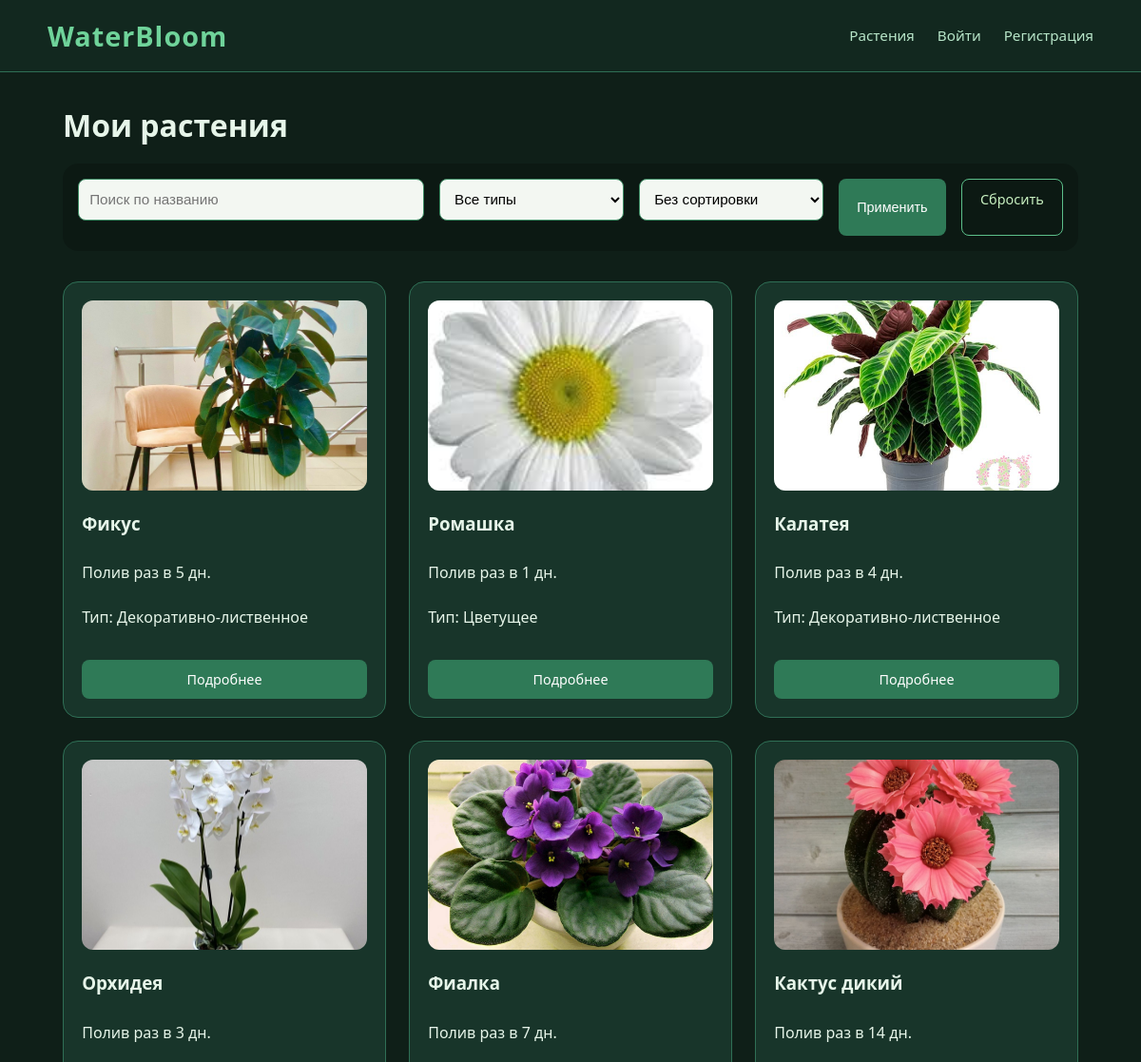
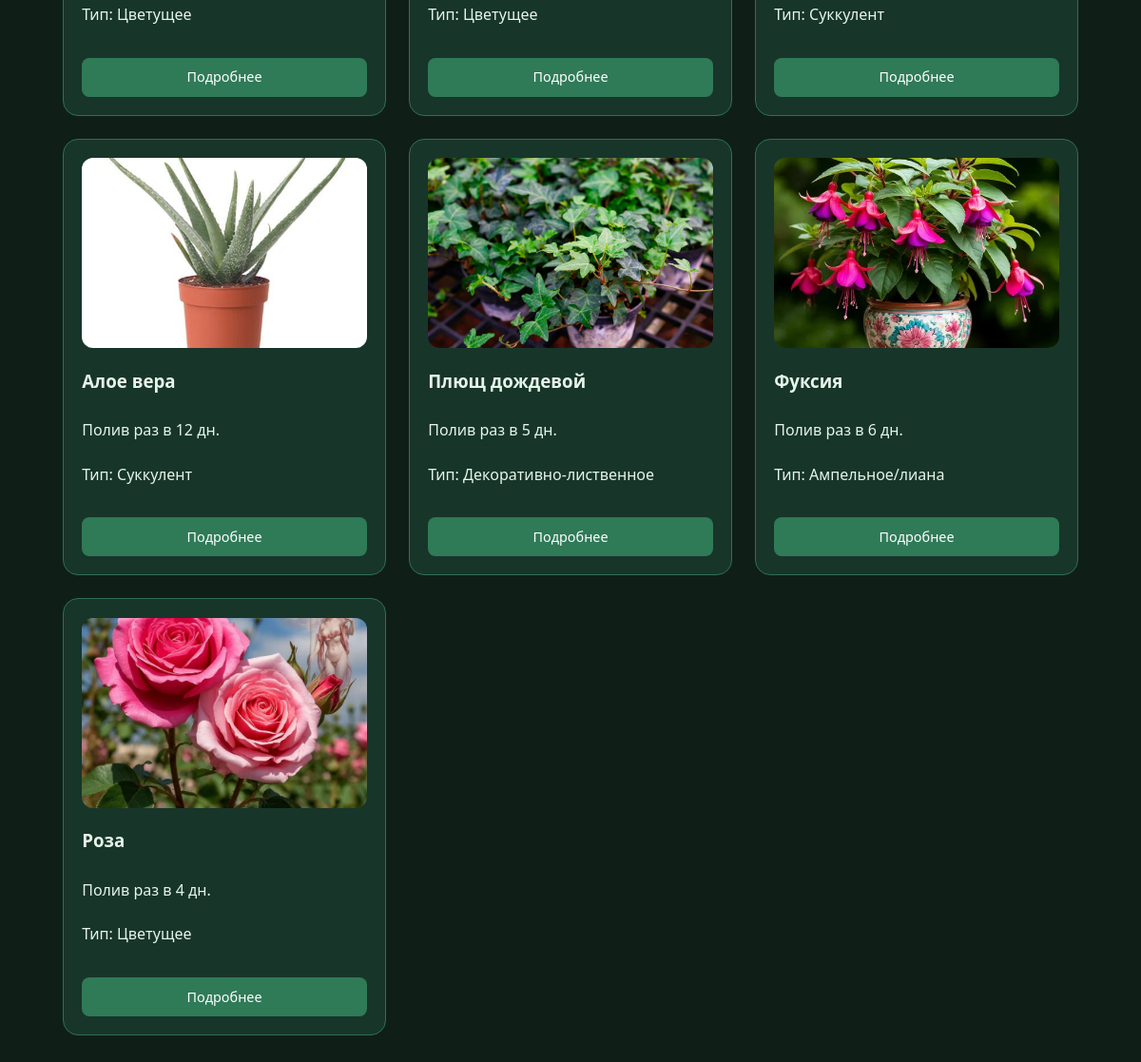
The page /plants/ on the database its author committed (2 pictures, top to bottom).
### plants/models.py (models this page shows, shortened)
class Plant(models.Model):
    name = models.CharField(max_length=100, verbose_name="Название растения")
    watering_frequency = models.IntegerField(verbose_name="Частота полива (дней)")
    last_watered = models.DateField(null=True, blank=True, verbose_name="Дата последнего полива")
    plant_type = models.CharField(
        max_length=20,
        choices=PlantType.choices,
        default=PlantType.LEAFY,
        verbose_name="Тип растения"
    )
    image = models.ImageField(upload_to='plants/', null=True, blank=True, verbose_name="Фото растения")

### plants/views.py (the view)
# urls.py: path('plants/', views.plant_list, name='plant_list'),
def plant_list(request):
    plants = Plant.objects.all()
    search = request.GET.get('search')
    if search:
        plants = plants.filter(name__icontains=search)
    plant_type = request.GET.get('type')
    if plant_type:
        plants = plants.filter(plant_type=plant_type)
    sort = request.GET.get('sort')
    if sort == 'name':
        plants = plants.order_by('name')
    elif sort == 'watering':
        plants = plants.order_by('watering_frequency')
    favorites = []
    notifications = []
    if request.user.is_authenticated:
        favorites = Favorite.objects.filter(user=request.user).values_list('plant_id', flat=True)
        notifications = get_notifications_for_user(request.user)
    return render(request, 'plants/plant_list.html', {
        'plants': plants,
        'favorites': favorites,
        'notifications': notifications
    })

### plants/templates/plants/plant_list.html (shortened to what this page needs)
{% extends 'base.html' %}
{% block content %}
<h1 style="margin-bottom: 1rem;">Мои растения</h1>
<div style="background: rgba(0,0,0,0.2); padding: 1rem; border-radius: 16px; margin-bottom: 2rem;">
    <form method="get" style="display: flex; gap: 1rem; flex-wrap: wrap;">
        <input type="text" name="search" placeholder="Поиск по названию" value="{{ request.GET.search }}" style="flex: 2;">
        <select name="type" style="flex: 1;">
            <option value="">Все типы</option>
        </select>
        <select name="sort" style="flex: 1;">
            <option value="">Без сортировки</option>
        </select>
        <button type="submit" class="btn">Применить</button>
        <a href="{% url 'plant_list' %}" class="btn btn-outline">Сбросить</a>
    </form>
</div>
<div class="plants-grid">
    {% for plant in plants %}
    <div class="plant-card">
        <div style="width: 100%; height: 200px; overflow: hidden; border-radius: 12px; margin-bottom: 0.5rem; background: #2a4a3a;">
            {% if plant.image %}
                <img src="{{ plant.image.url }}" alt="{{ plant.name }}" style="width: 100%; height: 100%; object-fit: cover;">
            {% else %}
                <div style="width: 100%; height: 100%; display: flex; align-items: center; justify-content: center;">Нет фото</div>
            {% endif %}
        </div>
        <h3 style="margin: 0 0 0.5rem 0;">{{ plant.name }}</h3>
        <p style="margin: 0.3rem 0;">Полив раз в {{ plant.watering_frequency }} дн.</p>
        <p style="margin: 0.3rem 0;">Тип: {{ plant.get_plant_type_display }}</p>
        <div style="display: flex; gap: 0.5rem; margin-top: auto; padding-top: 1rem;">
            <a href="{% url 'plant_detail' plant.id %}" class="btn" style="flex: 2;">Подробнее</a>
        </div>
    </div>
    {% empty %}
    <div style="grid-column: 1/-1; text-align: center; padding: 3rem;">
        <p>Растения не найдены</p>
        <a href="{% url 'plant_add' %}" class="btn">Добавить первое растение</a>
    </div>
    {% endfor %}
</div>
{% endblock %}

### static/css/style.css (style rules this page uses)
* { margin: 0; padding: 0; box-sizing: border-box; }
body { background: #0f1f18; font-family: 'Segoe UI', 'Montserrat', system-ui, sans-serif; min-height: 100vh; color: #e6f5e9; line-height: 1.5; }
.plants-grid { display: grid; grid-template-columns: repeat(auto-fill, minmax(280px, 1fr)); gap: 1.5rem; }
.plant-card { background: #18352a; border: 1px solid #2f6f55; border-radius: 16px; padding: 1.2rem; display: flex; flex-direction: column; gap: 0.8rem; }
.btn { display: inline-block; background: #2f7a57; color: white; padding: 0.6rem 1.2rem; border-radius: 8px; border: none; cursor: pointer; font-size: 0.9rem; text-decoration: none; transition: background 0.2s; text-align: center; }
.btn-outline { background: transparent; border: 1px solid #5cbf8a; color: #c8f0c0; }
input, select, textarea { width: 100%; padding: 0.7rem; margin-bottom: 1rem; border: 1px solid #3f8e66; border-radius: 8px; background: #f3f7f2; font-size: 0.95rem; }
img { max-width: 100%; height: auto; display: block; }
button { white-space: nowrap; }
.plant-card * { word-wrap: break-word; }

### rows shown on the page
Plant: image (picture), name "Фикус", watering_frequency "5", plant_type "Декоративно-лиственное"
Plant: image (picture), name "Ромашка", watering_frequency "1", plant_type "Цветущее"
Plant: image (picture), name "Калатея", watering_frequency "4", plant_type "Декоративно-лиственное"
Plant: image (picture), name "Орхидея", watering_frequency "3", plant_type "Цветущее"
Plant: image (picture), name "Фиалка", watering_frequency "7", plant_type "Цветущее"
Plant: image (picture), name "Кактус дикий", watering_frequency "14", plant_type "Суккулент"
Plant: image (picture), name "Алое вера", watering_frequency "12", plant_type "Суккулент"
Plant: image (picture), name "Плющ дождевой", watering_frequency "5", plant_type "Декоративно-лиственное"
Plant: image (picture), name "Фуксия", watering_frequency "6", plant_type "Ампельное/лиана"
Plant: image (picture), name "Роза", watering_frequency "4", plant_type "Цветущее"
